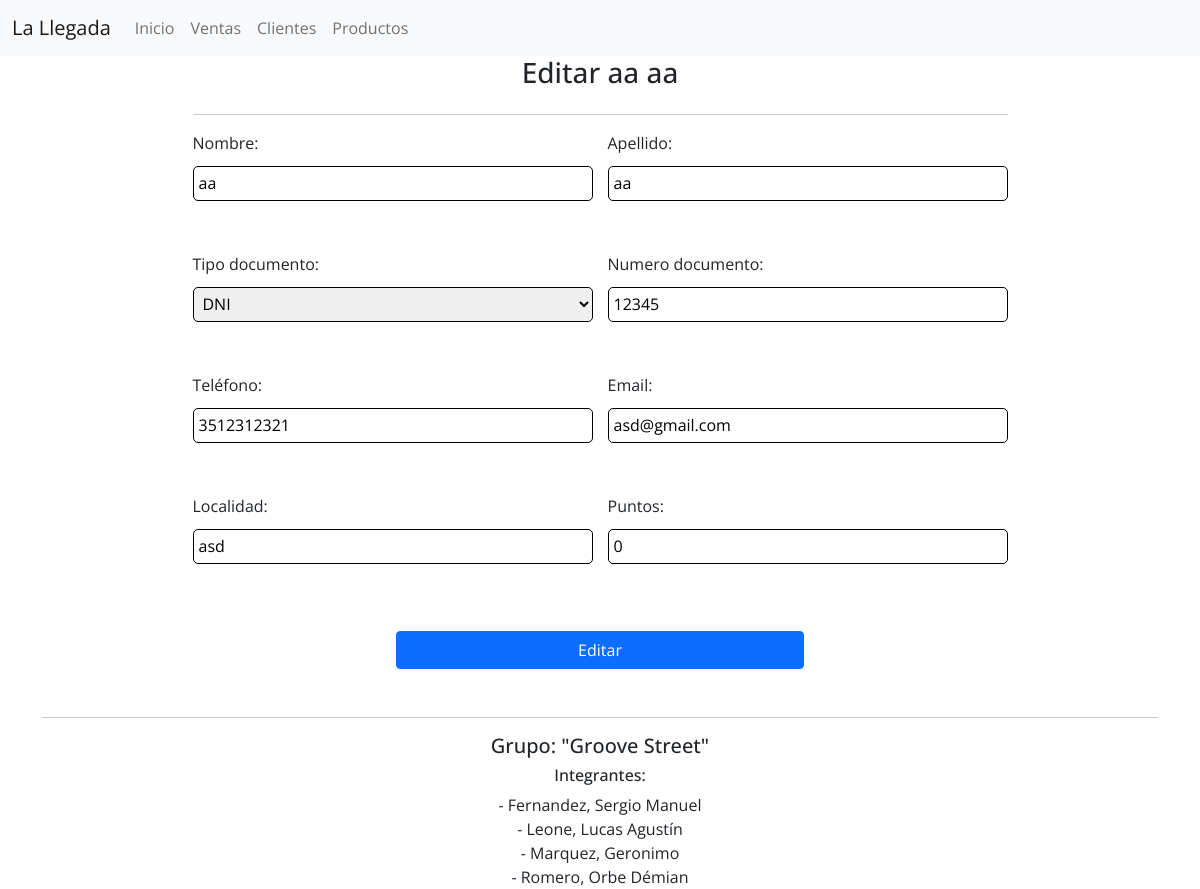
/clientes/editar/11/, run on the app's committed database.
### clientes/models.py (models this page shows)
class Cliente(LlegadaModel):
    nombre = models.CharField(max_length=100)
    apellido = models.CharField(max_length=100)
    tipo_documento = models.CharField(choices=DOCUMENTO_CHOICES, max_length=10)
    numero_documento = models.CharField(max_length=20)
    telefono = models.CharField('Teléfono', max_length=25)
    email = models.EmailField()
    localidad = models.CharField(max_length=100)
    puntos = models.IntegerField(default=0)
    def __str__(self):
        return f'{self.nombre} {self.apellido}'

### clientes/views.py (the view)
class UpdateClienteView(UpdateView):
    template_name = 'clientes/update.html'
    model = Cliente
    fields = ('nombre', 'apellido', 'tipo_documento', 'numero_documento', 'telefono', 'email', 'localidad', 'puntos')
    success_url = reverse_lazy('clientes:list')
    context_object_name = 'cliente'

### templates/clientes/update.html (shortened to what this page needs)
{% extends 'base.html' %}
{% block body %}
    <div id="cliente-create" class="container">
        <form method="POST" enctype="multipart/form-data" class="d-grid justify-content-center mb-5">
            <h3 class="text-center">Editar {{ cliente }}</h3>
            <hr>
            <div class="forms">
                {{ form.as_p }}
            </div>
            <button type="submit" class="btn btn-primary btn-block mt-3">Editar</button>
        </form>
    </div>
{% endblock body %}

### static/css/main.css (style rules this page uses)
* { margin: 0; padding: 0; font-family: 'Open Sans', sans-serif; }
.forms { display: grid; grid-template-columns: 1fr 1fr; column-gap: 15px; width: 100%; }
input, select { height: 35px; width: 400px; border-radius: 5px; border: 1px solid black; padding: 5px; }
form .btn { width: 50%; margin-left: 25%; }
form p { display: grid; grid-template-rows: 1fr 1fr 1fr; }

### data on the page
Cliente: nombre+apellido "aa aa", nombre "aa", apellido "aa", tipo_documento "DNI", numero_documento "12345", telefono "3512312321", email "asd@gmail.com", localidad "asd", puntos "0"
